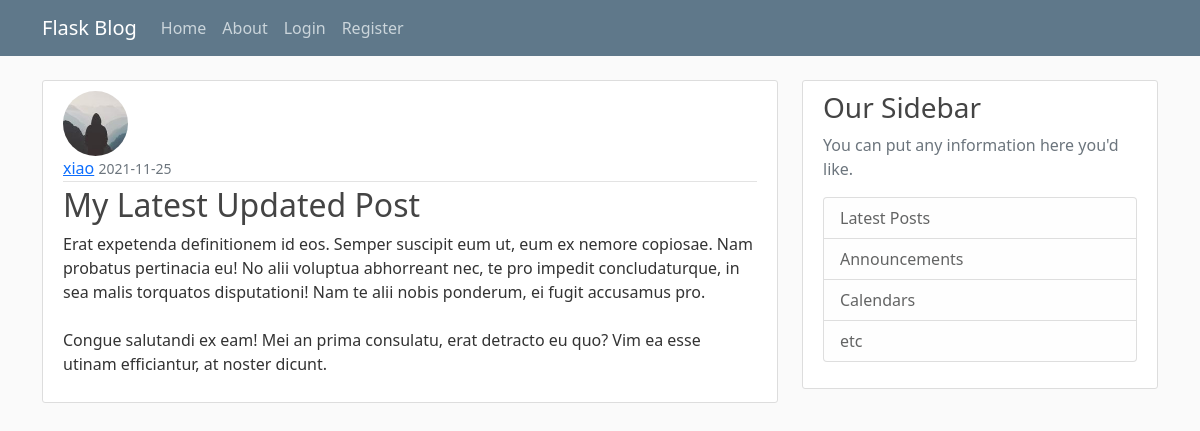
The app's page /post/74 with its own data.
### flaskblog/models.py (models this page shows, shortened)
class User(db.Model, UserMixin):
    id = db.Column(db.Integer, primary_key=True)
    username = db.Column(db.String(20), unique=True, nullable=False)
    email = db.Column(db.String(120), unique=True, nullable=False)
    image_file = db.Column(db.String(20), nullable=False, default='default.jpg')
    password = db.Column(db.String(60), nullable=False)
    posts = db.relationship('Post', backref='author', lazy=True)

class Post(db.Model):
    id = db.Column(db.Integer, primary_key=True)
    title = db.Column(db.String(100), nullable=False)
    date_posted = db.Column(db.DateTime(timezone=True), default=datetime.now)
    content = db.Column(db.Text, nullable=False)
    user_id = db.Column(db.Integer, db.ForeignKey('user.id'), nullable=False)

### flaskblog/routes.py (the view)
@app.route('/post/<int:post_id>')
def post(post_id):
    post = Post.query.get_or_404(post_id)
    return render_template('post.html',
                           title=post.title,
                           post=post)

### flaskblog/templates/post.html (shortened to what this page needs)
{% extends "layout.html" %}
{% block content %}
<article class="media content-section">
    <img class="rounded-circle article-img"
         src="{{ url_for('static', filename='profile_pics/' + post.author.image_file) }}">
    <div class="media-body">
        <div class="article-metadata">
            <a class="mr-2" href="#">{{ post.author.username }}</a>
            <small class="text-muted">{{ post.date_posted.strftime('%Y-%m-%d') }}</small>
        </div>
        <h2 class="article-title">{{ post.title }}</h2>
        <p class="article-content">{{ post.content }}</p>
    </div>
</article>
{% endblock content %}

### flaskblog/static/main.css (style rules this page uses)
body { background: #fafafa; color: #333333; margin-top: 5rem; }
h1, h2, h3, h4, h5, h6 { color: #444444; }
.content-section { background: #ffffff; padding: 10px 20px; border: 1px solid #dddddd; border-radius: 3px; margin-bottom: 20px; }
.article-title { color: #444444; }
.article-content { white-space: pre-line; }
.article-img { height: 65px; width: 65px; margin-right: 16px; }
.article-metadata { padding-bottom: 1px; margin-bottom: 4px; border-bottom: 1px solid #e3e3e3 }

### records on screen
User: image_file (picture), author.username "xiao"
Post: date_posted "2021-11-25", title "My Latest Updated Post", content "Erat expetenda definitionem id eos. Semper suscipit eum ut, eum ex nemore copiosae. Nam probatus pertinacia eu! No alii voluptua abhorreant nec, te pro impedit concludaturque, in sea malis torquatos disputationi! Nam te alii nobis ponderum, ei fugit accusamus pro. Congue salutandi ex eam! Mei an prima consulatu, erat detracto eu quo? Vim ea esse utinam efficiantur, at noster dicunt."
